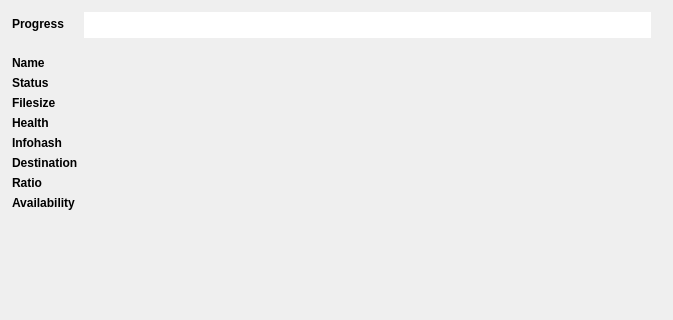
                    <widget class="QWidget" name="scrollAreaWidgetContents_2">
                     <property name="geometry">
                      <rect>
                       <x>0</x>
                       <y>0</y>
                       <width>673</width>
                       <height>320</height>
                      </rect>
                     </property>
                     <layout class="QFormLayout" name="formLayout_4">
                      <property name="fieldGrowthPolicy">
                       <enum>QFormLayout::AllNonFixedFieldsGrow</enum>
                      </property>
                      <property name="labelAlignment">
                       <set>Qt::AlignLeading|Qt::AlignLeft|Qt::AlignVCenter</set>
                      </property>
                      <property name="formAlignment">
                       <set>Qt::AlignLeading|Qt::AlignLeft|Qt::AlignTop</set>
                      </property>
                      <property name="leftMargin">
                       <number>12</number>
                      </property>
                      <property name="topMargin">
                       <number>12</number>
                      </property>
                      <property name="rightMargin">
                       <number>12</number>
                      </property>
                      <property name="bottomMargin">
                       <number>12</number>
                      </property>
                      <item row="0" column="0">
                       <widget class="QLabel" name="label_39">
                        <property name="styleSheet">
                         <string notr="true">font-weight: bold;</string>
                        </property>
                        <property name="text">
                         <string>Progress</string>
                        </property>
                       </widget>
                      </item>
                      <item row="0" column="1">
                       <widget class="DownloadProgressBar" name="download_progress_bar" native="true">
                        <property name="sizePolicy">
                         <sizepolicy hsizetype="MinimumExpanding" vsizetype="Fixed">
                          <horstretch>0</horstretch>
                          <verstretch>0</verstretch>
                         </sizepolicy>
                        </property>
                        <property name="minimumSize">
                         <size>
                          <width>0</width>
                          <height>26</height>
                         </size>
                        </property>
                        <property name="maximumSize">
                         <size>
                          <width>600000</width>
                          <height>26</height>
                         </size>
                        </property>
                        <property name="styleSheet">
                         <string notr="true">background-color: white;
margin-right: 10px;</string>
                        </property>
                        <layout class="QHBoxLayout" name="horizontalLayout_36"/>
                       </widget>
                      </item>
                      <item row="1" column="0">
                       <spacer name="verticalSpacer_14">
                        <property name="orientation">
                         <enum>Qt::Vertical</enum>
                        </property>
                        <property name="sizeType">
                         <enum>QSizePolicy::Fixed</enum>
                        </property>
                        <property name="sizeHint" stdset="0">
                         <size>
                          <width>20</width>
                          <height>6</height>
                         </size>
                        </property>
                       </spacer>
                      </item>
                      <item row="2" column="0">
                       <widget class="QLabel" name="label_28">
                        <property name="styleSheet">
                         <string notr="true">font-weight: bold;</string>
                        </property>
                        <property name="text">
                         <string>Name</string>
                        </property>
                       </widget>
                      </item>
                      <item row="2" column="1">
                       <widget class="QLabel" name="download_detail_name_label">
                        <property name="text">
                         <string/>
                        </property>
                       </widget>
                      </item>
                      <item row="3" column="0">
                       <widget class="QLabel" name="label_30">
                        <property name="styleSheet">
                         <string notr="true">font-weight: bold;</string>
                        </property>
                        <property name="text">
                         <string>Status</string>
                        </property>
                       </widget>
                      </item>
                      <item row="3" column="1">
                       <widget class="QLabel" name="download_detail_status_label">
                        <property name="text">
                         <string/>
                        </property>
                       </widget>
                      </item>
                      <item row="4" column="0">
                       <widget class="QLabel" name="label_36">
                        <property name="styleSheet">
                         <string notr="true">font-weight: bold;</string>
                        </property>
                        <property name="text">
                         <string>Filesize</string>
                        </property>
                       </widget>
                      </item>
                      <item row="4" column="1">
                       <widget class="QLabel" name="download_detail_filesize_label">
                        <property name="text">
                         <string/>
                        </property>
                       </widget>
                      </item>
                      <item row="5" column="0">
                       <widget class="QLabel" name="label_38">
                        <property name="styleSheet">
                         <string notr="true">font-weight: bold;</string>
                        </property>
                        <property name="text">
                         <string>Health</string>
                        </property>
                       </widget>
                      </item>
                      <item row="5" column="1">
                       <widget class="QLabel" name="download_detail_health_label">
                        <property name="text">
                         <string/>
                        </property>
                       </widget>
                      </item>
                      <item row="6" column="0">
                       <widget class="QLabel" name="label_40">
                        <property name="styleSheet">
                         <string notr="true">font-weight: bold;</string>
                        </property>
                        <property name="text">
                         <string>Infohash</string>
                        </property>
                       </widget>
                      </item>
                      <item row="6" column="1">
                       <widget class="QLabel" name="download_detail_infohash_label">
                        <property name="text">
                         <string/>
                        </property>
                       </widget>
                      </item>
                      <item row="7" column="0">
                       <widget class="QLabel" name="label_44">
                        <property name="styleSheet">
                         <string notr="true">font-weight: bold;</string>
                        </property>
                        <property name="text">
                         <string>Destination</string>
                        </property>
                       </widget>
                      </item>
                      <item row="7" column="1">
                       <widget class="QLabel" name="download_detail_destination_label">
                        <property name="text">
                         <string/>
                        </property>
                       </widget>
                      </item>
                      <item row="8" column="0">
                       <widget class="QLabel" name="label_46">
                        <property name="styleSheet">
                         <string notr="true">font-weight: bold;</string>
                        </property>
                        <property name="text">
                         <string>Ratio</string>
                        </property>
                       </widget>
                      </item>
                      <item row="9" column="0">
                       <widget class="QLabel" name="label_26">
                        <property name="styleSheet">
                         <string notr="true">font-weight: bold;</string>
                        </property>
                        <property name="text">
                         <string>Availability</string>
                        </property>
                       </widget>
                      </item>
                      <item row="9" column="1">
                       <widget class="QLabel" name="download_detail_availability_label">
                        <property name="text">
                         <string/>
                        </property>
                       </widget>
                      </item>
                      <item row="8" column="1">
                       <widget class="QLabel" name="download_detail_ratio_label">
                        <property name="text">
                         <string/>
                        </property>
                       </widget>
                      </item>
                     </layout>
                    </widget>
